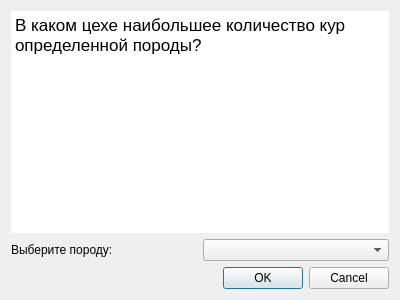
<?xml version="1.0" encoding="UTF-8"?>
<ui version="4.0">
 <class>SecondRequestDialog</class>
 <widget class="QDialog" name="SecondRequestDialog">
  <property name="geometry">
   <rect>
    <x>0</x>
    <y>0</y>
    <width>400</width>
    <height>300</height>
   </rect>
  </property>
  <property name="windowTitle">
   <string>Dialog</string>
  </property>
  <layout class="QGridLayout" name="gridLayout">
   <item row="1" column="0">
    <widget class="QLabel" name="label">
     <property name="text">
      <string>Выберите породу:</string>
     </property>
    </widget>
   </item>
   <item row="1" column="1">
    <widget class="QComboBox" name="breedsComboBox"/>
   </item>
   <item row="2" column="0" colspan="2">
    <widget class="QDialogButtonBox" name="buttonBox">
     <property name="orientation">
      <enum>Qt::Horizontal</enum>
     </property>
     <property name="standardButtons">
      <set>QDialogButtonBox::Cancel|QDialogButtonBox::Ok</set>
     </property>
    </widget>
   </item>
   <item row="0" column="0" colspan="2">
    <widget class="QTextEdit" name="textEdit">
     <property name="frameShape">
      <enum>QFrame::NoFrame</enum>
     </property>
     <property name="readOnly">
      <bool>true</bool>
     </property>
     <property name="html">
      <string>&lt;!DOCTYPE HTML PUBLIC &quot;-//W3C//DTD HTML 4.0//EN&quot; &quot;http://www.w3.org/TR/REC-html40/strict.dtd&quot;&gt;
&lt;html&gt;&lt;head&gt;&lt;meta name=&quot;qrichtext&quot; content=&quot;1&quot; /&gt;&lt;style type=&quot;text/css&quot;&gt;
p, li { white-space: pre-wrap; }
&lt;/style&gt;&lt;/head&gt;&lt;body style=&quot; font-family:'.SF NS Text'; font-size:13pt; font-weight:400; font-style:normal;&quot;&gt;
&lt;p style=&quot; margin-top:12px; margin-bottom:12px; margin-left:0px; margin-right:0px; -qt-block-indent:0; text-indent:0px;&quot;&gt;&lt;span style=&quot; font-family:'Times New Roman'; color:#000000;&quot;&gt;В каком цехе наибольшее количество кур определенной породы?&lt;/span&gt; &lt;/p&gt;&lt;/body&gt;&lt;/html&gt;</string>
     </property>
    </widget>
   </item>
  </layout>
 </widget>
 <resources/>
 <connections>
  <connection>
   <sender>buttonBox</sender>
   <signal>accepted()</signal>
   <receiver>SecondRequestDialog</receiver>
   <slot>accept()</slot>
   <hints>
    <hint type="sourcelabel">
     <x>248</x>
     <y>254</y>
    </hint>
    <hint type="destinationlabel">
     <x>157</x>
     <y>274</y>
    </hint>
   </hints>
  </connection>
  <connection>
   <sender>buttonBox</sender>
   <signal>rejected()</signal>
   <receiver>SecondRequestDialog</receiver>
   <slot>reject()</slot>
   <hints>
    <hint type="sourcelabel">
     <x>316</x>
     <y>260</y>
    </hint>
    <hint type="destinationlabel">
     <x>286</x>
     <y>274</y>
    </hint>
   </hints>
  </connection>
 </connections>
</ui>
